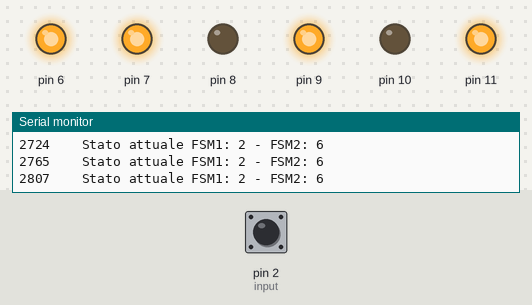
The sketch below on a simulated Arduino Uno, built with avr-gcc and run on an emulated ATmega328P. Shown: output pins drawn as LEDs (lit = HIGH), the last lines printed to the serial monitor. Inputs (shaded band) come from the test bench; at power-on: pin 2 (input) HIGH.

Above: at 2.9 s.
3.0 s: pin 2 (input) pulled LOW for 0.15 s
At 3.7 s:
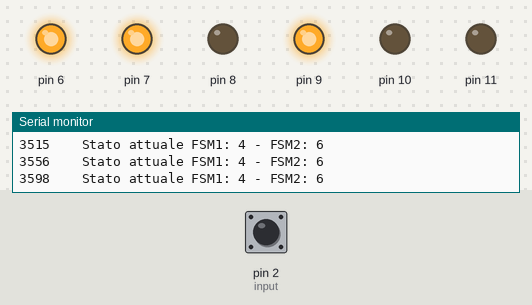
At 4.7 s:
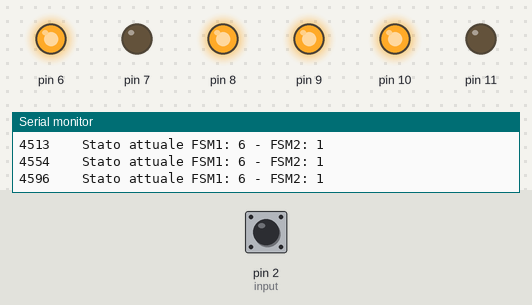
6.1 s: pin 2 (input) pulled LOW for 3.2 s
At 13.0 s:
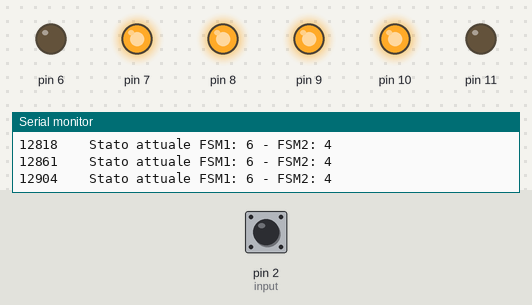
Timing chart, 0 to 14.8 s (numbered marks = the images above; inputs shaded):
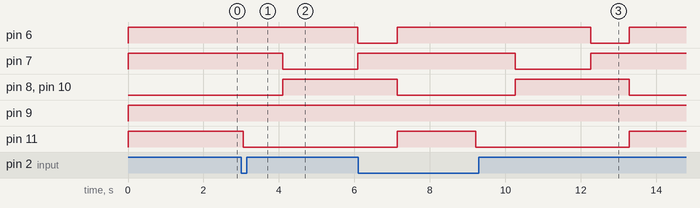

The sketch:

semaforo_5_doppia_fsm.ino
```cpp
/*
   Semaforo con doppia FSM

Due FSM indipendenti per la gestione di ognuno dei 2 semafori
che costituiscono un incrocio. Le due FSM possono modificare
i rispettivi stati.

Un singolo semaforo costruito col paradigma delle macchine a stato.
Viene utilizzato un oggetto della libreria common per gestire il LED.

Uno stimolo esterno rappresentato dalla pressione di un bottone
causa il passaggio di stato.

Implementata con millis() invece che con delay(),
sono stati aggiuntu due stati per meglio gestire lo stato yellow.

- Schema per un led RGB: https://lab.piffa.net/schemi/rgb.jpg
- Schema per un bottone: https://www.arduino.cc/en/uploads/Tutorial/inputPullupButton.png
   */

#include <common.h>
const byte input = 2; // PIN del bottone
int pausa = 3000;
long timer ;
enum states_available { // Stati della FMS
    turn_green,    // Transizione
    green,         // Statico
    wait_button,   // Evento - Stimolo
    turn_yellow,   // transizione
    yellow,        // Statico
    turn_red,      // transizione
    red            // Statico
};

states_available FSM1  ;
states_available FSM2  ;


void setup() {
  pinMode(input, INPUT_PULLUP);
  Serial.begin(9600);
  timer = millis();
}

RGBLed led1(11, 10, 9); //Istanziamo un oggetto led facente parte
RGBLed led2(8,7,6); //Istanziamo un oggetto led facente parte
                       // della classe RGBLed

void loop() {
switch (FSM1) {
    case turn_green :
    led1.Green();
    FSM1 = green ;  // Setta il prossimo state
    FSM2 = red ;    // Setta il prossimo state
    break;

    case green:
    if (millis() - timer >= pausa * 2/3) {
    FSM1 = wait_button ;
    timer += pausa * 2/3;
    }
    break;

    case wait_button:
    if (digitalRead(input) == LOW) {
    delay(20); // Debouncing, si potrebbe fare con millis() o un interrupt
    FSM1 = turn_yellow ;
    timer = millis();
    };

    break;

    case turn_yellow :
    led1.Yellow();
    FSM1 = yellow ;
    break;

    case yellow :
    if (millis() - timer >= pausa * 1/3) {
        FSM1 = turn_red ;
        timer += pausa * 1/3 ;
    }
    break;

    case turn_red :
    led1.Red();
    FSM1 = red ;
    FSM2 = turn_green ;
    break;

    case red :
    break;

    default:    // In caso di default si fa giallo lampeggiante
    led1.Yellow();
    delay(pausa/3);
    led1.Off();
    delay(pausa/3);
    break;

}
switch (FSM2) {
    case turn_green :
    led2.Green();
    FSM2 = green ; // Setta il prossimo state
    break;

    case green:
    if (millis() - timer >= pausa * 2/3) {
    FSM2 = turn_yellow;
    timer += pausa * 2/3;
    }
    break;

    case turn_yellow :
    led2.Blue();
    FSM2 = yellow ;
    break;

    case yellow :
    if (millis() - timer >= pausa / 3) {
    FSM2 = turn_red ;
    //timer += pausa * 2/3;
    }
    break;

    case turn_red :
    FSM2 = red ;
    FSM1 = turn_green;
    timer = millis();
    break;

    case red :
    led2.Red(); // Aggiorniamo il LED in questo stato invece che nel precedente
                // per entrare nel primo ciclo di esecuzione con il LED rosso
    break;

    default:    // In caso di default si fa giallo lampeggiante
    led2.Yellow();
    delay(pausa/3);
    led2.Off();
    delay(pausa/3);
    break;
}

Serial.print(millis());
Serial.print(" \t Stato attuale FSM1: ");
Serial.print(FSM1);
Serial.print(" - FSM2: ");
Serial.println(FSM2);
}

/* Domande:
 1. E' piu' semplice ora inserire degli altri oggetti nello sketch?
 2. Gli eventi sono condivisi? Le varie FSM hanno modo di scambiarsi
    informazioni sui relativi stati?
 3. Creare un dispatcher degli eventi al quale le varie FSM possono
    riferirsi.
.
.
.
.
.
.
.
.
.
.
  Soluzioni
1. Si, per quanto le 2 FSM non siano indipendenti l'una dall'altra.
2. No, c'e' un solo flusso degli eventi, il blocco di una delle FSM
   puo' causare lo stop di tutto il sistema.
 */
```

Measured:
- after the input at 3.0 s, pin 6: HIGH → LOW after 3.1 s; pin 7: HIGH → LOW after 1.1 s, → HIGH 2.0 s later; pin 8, pin 10: LOW → HIGH after 1.1 s; pin 11: HIGH → LOW after 0.06 s
- after the input at 6.1 s, pin 7: HIGH → LOW after 4.2 s, → HIGH 2.0 s later
